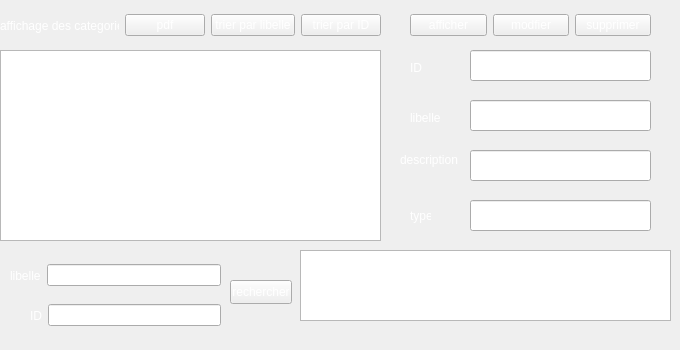
        <widget class="QWidget" name="tab_6">
         <attribute name="title">
          <string>afficher categorie</string>
         </attribute>
         <widget class="QTableView" name="tab_categorie">
          <property name="geometry">
           <rect>
            <x>0</x>
            <y>50</y>
            <width>381</width>
            <height>191</height>
           </rect>
          </property>
          <property name="styleSheet">
           <string notr="true">color: rgb(175, 175, 175);</string>
          </property>
         </widget>
         <widget class="QWidget" name="horizontalLayoutWidget_8">
          <property name="geometry">
           <rect>
            <x>0</x>
            <y>10</y>
            <width>381</width>
            <height>31</height>
           </rect>
          </property>
          <layout class="QHBoxLayout" name="horizontalLayout_7">
           <item>
            <widget class="QLabel" name="label_35">
             <property name="styleSheet">
              <string notr="true">font: 75 12pt &quot;Roboto&quot;;
color: rgb(255, 255, 255);</string>
             </property>
             <property name="text">
              <string>affichage des categories</string>
             </property>
            </widget>
           </item>
           <item>
            <widget class="QPushButton" name="pdf_3">
             <property name="styleSheet">
              <string notr="true">color: rgb(255, 255, 255);</string>
             </property>
             <property name="text">
              <string>pdf</string>
             </property>
            </widget>
           </item>
           <item>
            <widget class="QPushButton" name="trier_3">
             <property name="styleSheet">
              <string notr="true">color: rgb(255, 255, 255);</string>
             </property>
             <property name="text">
              <string>trier par libelle</string>
             </property>
            </widget>
           </item>
           <item>
            <widget class="QPushButton" name="trier2_2">
             <property name="styleSheet">
              <string notr="true">color: rgb(255, 255, 255);</string>
             </property>
             <property name="text">
              <string>trier par ID</string>
             </property>
            </widget>
           </item>
          </layout>
         </widget>
         <widget class="QLineEdit" name="le_libelle_6">
          <property name="geometry">
           <rect>
            <x>470</x>
            <y>100</y>
            <width>181</width>
            <height>31</height>
           </rect>
          </property>
          <property name="styleSheet">
           <string notr="true">color: rgb(255, 255, 255);</string>
          </property>
         </widget>
         <widget class="QLineEdit" name="le_ID_6">
          <property name="geometry">
           <rect>
            <x>470</x>
            <y>50</y>
            <width>181</width>
            <height>31</height>
           </rect>
          </property>
          <property name="styleSheet">
           <string notr="true">color: rgb(255, 255, 255);</string>
          </property>
         </widget>
         <widget class="QLabel" name="label_36">
          <property name="geometry">
           <rect>
            <x>400</x>
            <y>150</y>
            <width>61</width>
            <height>20</height>
           </rect>
          </property>
          <property name="styleSheet">
           <string notr="true">color: rgb(255, 255, 255);</string>
          </property>
          <property name="text">
           <string>description</string>
          </property>
         </widget>
         <widget class="QLabel" name="label_37">
          <property name="geometry">
           <rect>
            <x>410</x>
            <y>200</y>
            <width>21</width>
            <height>31</height>
           </rect>
          </property>
          <property name="styleSheet">
           <string notr="true">color: rgb(255, 255, 255);</string>
          </property>
          <property name="text">
           <string>type</string>
          </property>
         </widget>
         <widget class="QLineEdit" name="le_type_6">
          <property name="geometry">
           <rect>
            <x>470</x>
            <y>200</y>
            <width>181</width>
            <height>31</height>
           </rect>
          </property>
          <property name="styleSheet">
           <string notr="true">color: rgb(255, 255, 255);</string>
          </property>
         </widget>
         <widget class="QLabel" name="label_39">
          <property name="geometry">
           <rect>
            <x>410</x>
            <y>110</y>
            <width>31</width>
            <height>16</height>
           </rect>
          </property>
          <property name="styleSheet">
           <string notr="true">color: rgb(255, 255, 255);</string>
          </property>
          <property name="text">
           <string>libelle</string>
          </property>
         </widget>
         <widget class="QLabel" name="label_41">
          <property name="geometry">
           <rect>
            <x>410</x>
            <y>60</y>
            <width>16</width>
            <height>16</height>
           </rect>
          </property>
          <property name="styleSheet">
           <string notr="true">color: rgb(255, 255, 255);</string>
          </property>
          <property name="text">
           <string>ID</string>
          </property>
         </widget>
         <widget class="QLineEdit" name="la_description_6">
          <property name="geometry">
           <rect>
            <x>470</x>
            <y>150</y>
            <width>181</width>
            <height>31</height>
           </rect>
          </property>
          <property name="styleSheet">
           <string notr="true">color: rgb(255, 255, 255);</string>
          </property>
         </widget>
         <widget class="QWidget" name="horizontalLayoutWidget_9">
          <property name="geometry">
           <rect>
            <x>410</x>
            <y>10</y>
            <width>241</width>
            <height>31</height>
           </rect>
          </property>
          <layout class="QHBoxLayout" name="horizontalLayout_8">
           <item>
            <widget class="QPushButton" name="pushButton_3">
             <property name="styleSheet">
              <string notr="true">color: rgb(255, 255, 255);</string>
             </property>
             <property name="text">
              <string>afficher</string>
             </property>
            </widget>
           </item>
           <item>
            <widget class="QPushButton" name="modifier_3">
             <property name="styleSheet">
              <string notr="true">color: rgb(255, 255, 255);</string>
             </property>
             <property name="text">
              <string>modfier</string>
             </property>
            </widget>
           </item>
           <item>
            <widget class="QPushButton" name="supprimer_3">
             <property name="styleSheet">
              <string notr="true">color: rgb(255, 255, 255);</string>
             </property>
             <property name="text">
              <string>supprimer</string>
             </property>
            </widget>
           </item>
          </layout>
         </widget>
         <widget class="QWidget" name="horizontalLayoutWidget_10">
          <property name="geometry">
           <rect>
            <x>10</x>
            <y>250</y>
            <width>211</width>
            <height>51</height>
           </rect>
          </property>
          <layout class="QHBoxLayout" name="horizontalLayout_9">
           <item>
            <widget class="QLabel" name="label_42">
             <property name="styleSheet">
              <string notr="true">color: rgb(255, 255, 255);</string>
             </property>
             <property name="text">
              <string>libelle</string>
             </property>
            </widget>
           </item>
           <item>
            <widget class="QLineEdit" name="libelle_rechercher_3">
             <property name="styleSheet">
              <string notr="true">color: rgb(255, 255, 255);</string>
             </property>
            </widget>
           </item>
          </layout>
         </widget>
         <widget class="QTableView" name="resultat_3">
          <property name="geometry">
           <rect>
            <x>300</x>
            <y>250</y>
            <width>371</width>
            <height>71</height>
           </rect>
          </property>
          <property name="styleSheet">
           <string notr="true">color: rgb(106, 106, 106);</string>
          </property>
         </widget>
         <widget class="QPushButton" name="recherche_3">
          <property name="geometry">
           <rect>
            <x>230</x>
            <y>280</y>
            <width>62</width>
            <height>24</height>
           </rect>
          </property>
          <property name="styleSheet">
           <string notr="true">color: rgb(255, 255, 255);</string>
          </property>
          <property name="text">
           <string>rechercher</string>
          </property>
         </widget>
         <widget class="QWidget" name="horizontalLayoutWidget_11">
          <property name="geometry">
           <rect>
            <x>30</x>
            <y>290</y>
            <width>191</width>
            <height>51</height>
           </rect>
          </property>
          <layout class="QHBoxLayout" name="horizontalLayout_11">
           <item>
            <widget class="QLabel" name="label_44">
             <property name="styleSheet">
              <string notr="true">color: rgb(255, 255, 255);</string>
             </property>
             <property name="text">
              <string>ID</string>
             </property>
            </widget>
           </item>
           <item>
            <widget class="QLineEdit" name="ID_rechercher">
             <property name="styleSheet">
              <string notr="true">color: rgb(255, 255, 255);</string>
             </property>
            </widget>
           </item>
          </layout>
         </widget>
        </widget>
